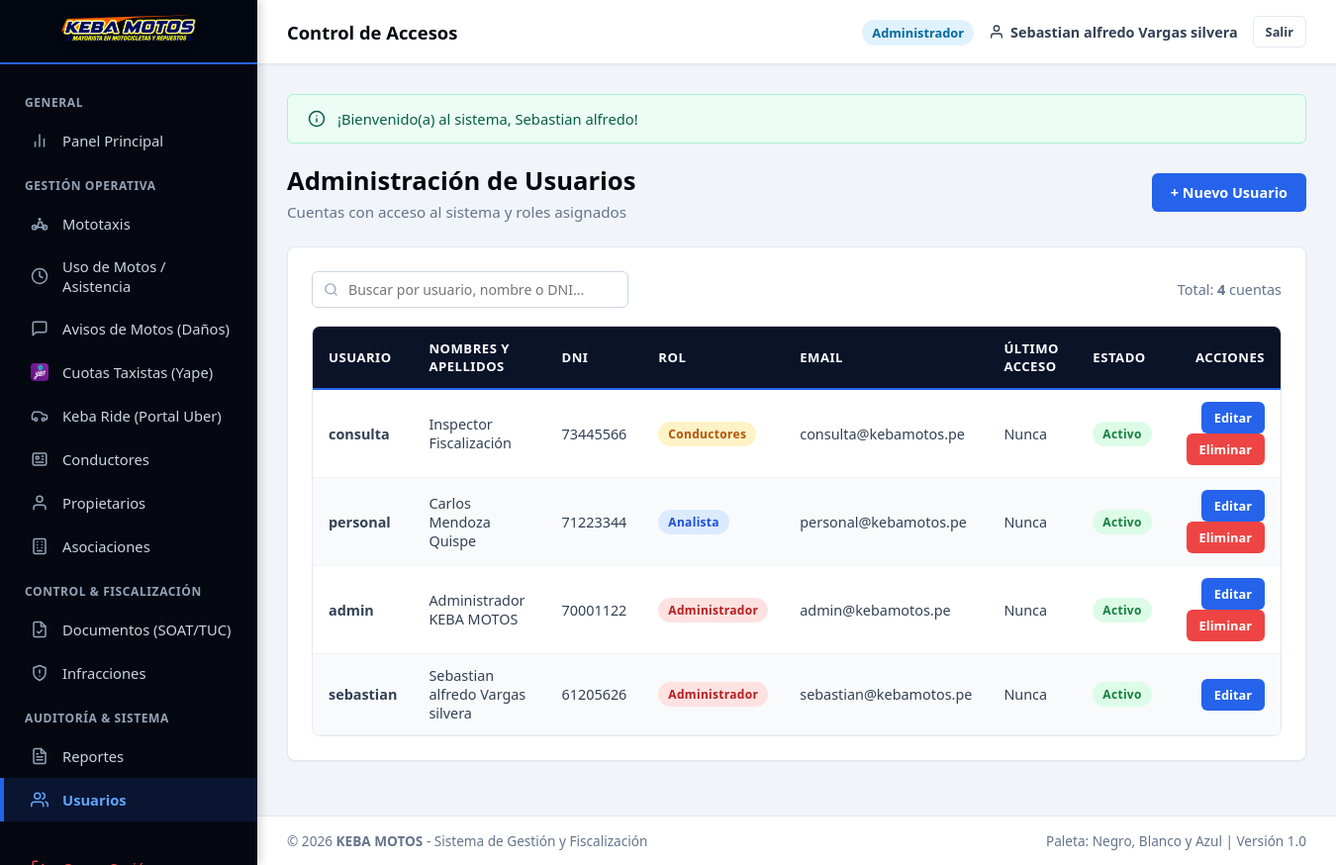
/vista/usuarios/listar_usuarios.php (signed in), run on an earlier commit of the app's database.
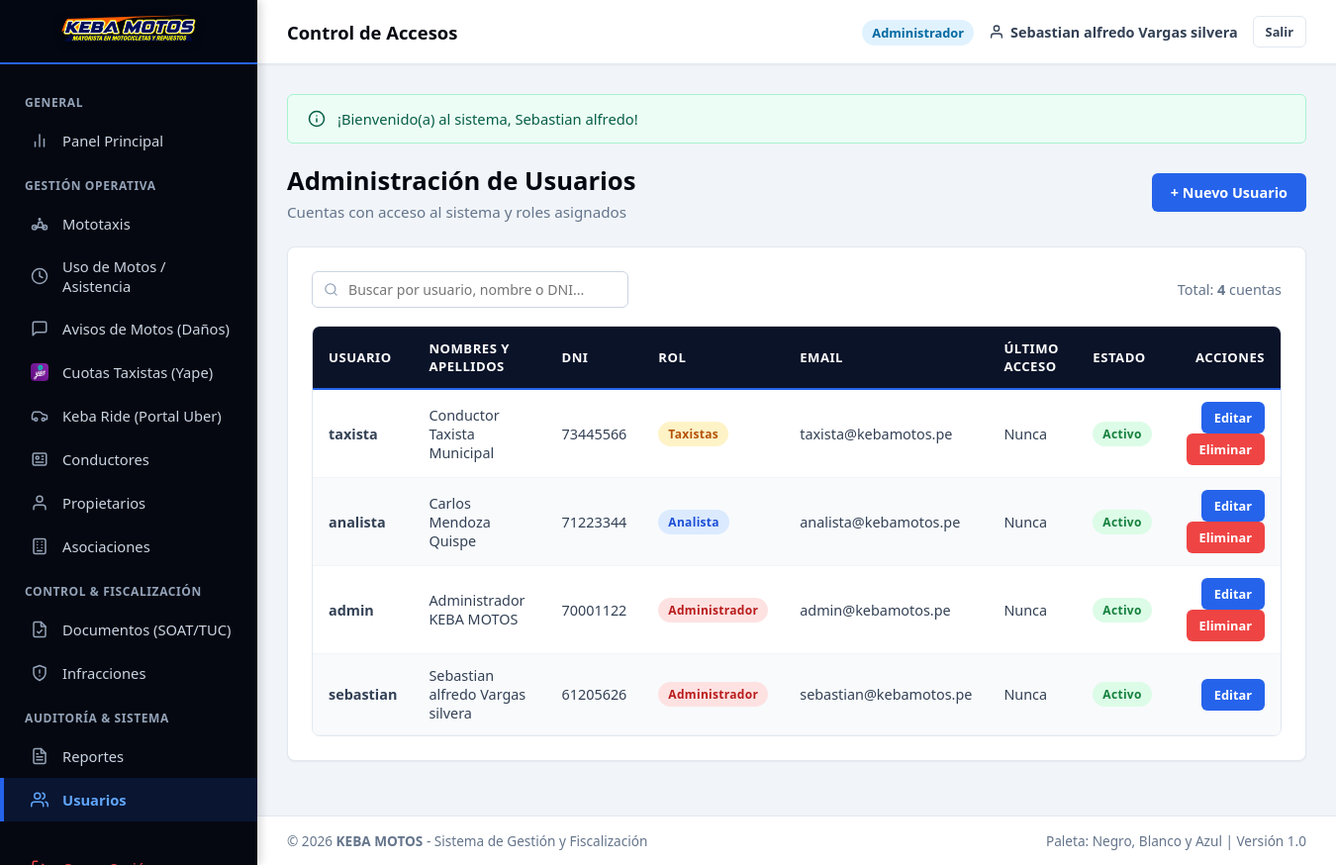
And on a later commit of the database.
### tables this page shows
CREATE TABLE `usuarios` (
  `id_usuario` INT AUTO_INCREMENT PRIMARY KEY,
  `id_rol` INT NOT NULL,
  `dni` VARCHAR(8) NOT NULL UNIQUE,
  `nombres` VARCHAR(100) NOT NULL,
  `apellidos` VARCHAR(100) NOT NULL,
  `usuario` VARCHAR(50) NOT NULL UNIQUE,
  `password` VARCHAR(255) NOT NULL,
  `email` VARCHAR(100) UNIQUE NULL,
  `telefono` VARCHAR(20) NULL,
  `estado` ENUM('Activo', 'Inactivo') DEFAULT 'Activo',
  `ultimo_login` DATETIME NULL,
  `token_recuperacion` VARCHAR(100) NULL,
  `token_expira` DATETIME NULL,
  `created_at` TIMESTAMP DEFAULT CURRENT_TIMESTAMP,
  `updated_at` TIMESTAMP DEFAULT CURRENT_TIMESTAMP ON UPDATE CURRENT_TIMESTAMP,
  CONSTRAINT `fk_usuarios_roles` FOREIGN KEY (`id_rol`) REFERENCES `roles` (`id_rol`) ON UPDATE CASCADE
);

CREATE TABLE `roles` (
  `id_rol` INT AUTO_INCREMENT PRIMARY KEY,
  `nombre_rol` VARCHAR(50) NOT NULL UNIQUE,
  `descripcion` VARCHAR(255) NULL,
  `created_at` TIMESTAMP DEFAULT CURRENT_TIMESTAMP
);

### vista/usuarios/listar_usuarios.php (the view, shortened to what the changed rows need)
<?php
require_once dirname(__DIR__) . '/plantillas/header.php';
require_once dirname(__DIR__) . '/plantillas/navbar.php';
require_once dirname(dirname(__DIR__)) . '/modelos/Usuario.php';
$userMod = new Usuario();
$usuarios = $userMod->listarTodos();
?>
<div class="page-header">
    <div>
        <h1 class="page-title">Administración de Usuarios</h1>
    </div>
</div>
<div class="card">
    <div class="table-responsive">
        <table class="table-custom" id="tablaRegistros">
            <thead>
                <tr>
                    <th>Usuario</th>
                    <th>Nombres y Apellidos</th>
                    <th>DNI</th>
                    <th>Rol</th>
                    <th>Email</th>
                    <th>Último Acceso</th>
                    <th>Estado</th>
                    <th style="text-align: right;">Acciones</th>
                </tr>
            </thead>
            <tbody>
                <?php foreach ($usuarios as $u):
                    $badgeRol = 'badge-dark';
                    if ($u['id_rol'] == 1) {
                        $badgeRol = 'badge-danger';
                    } elseif ($u['id_rol'] == 2) {
                        $badgeRol = 'badge-info';
                    } elseif ($u['id_rol'] == 3) {
                        $badgeRol = 'badge-warning';
                    }
                ?>
                <tr>
                    <td><strong><?= htmlspecialchars($u['usuario']) ?></strong></td>
                    <td><?= htmlspecialchars($u['nombres'] . ' ' . $u['apellidos']) ?></td>
                    <td><?= htmlspecialchars($u['dni']) ?></td>
                    <td><span class="badge <?= $badgeRol ?>"><?= htmlspecialchars($u['nombre_rol']) ?></span></td>
                    <td><?= htmlspecialchars($u['email'] ?? '-') ?></td>
                    <td><?= htmlspecialchars($u['ultimo_login'] ?? 'Nunca') ?></td>
                    <td><span class="badge badge-success"><?= htmlspecialchars($u['estado']) ?></span></td>
                    <td style="text-align: right;">
                        <a href="<?= vistaUrl('usuarios/editar_usuario.php?id=' . $u['id_usuario']) ?>" class="btn btn-primary btn-sm">Editar</a>
                        <?php if ($u['id_usuario'] != ($usuarioActivo['id'] ?? 0)): ?>
                        <a href="<?= controladorUrl('auth/registro_usuario.php?accion=eliminar&id=' . $u['id_usuario']) ?>" class="btn btn-danger btn-sm btn-confirmar-eliminar">Eliminar</a>
                        <?php endif; ?>
                    </td>
                </tr>
                <?php endforeach; ?>
            </tbody>
        </table>
    </div>
</div>
<?php require_once dirname(__DIR__) . '/plantillas/footer.php'; ?>

What changed in the data, as far as the page shows it:
changed usuarios: usuario "consulta" → "taxista"; nombres+apellidos "Inspector Fiscalización" → "Conductor Taxista Municipal"; id_rol.nombre_rol "Conductores" → "Taxistas"; email "consulta@kebamotos.pe" → "taxista@kebamotos.pe"
changed usuarios "Carlos Mendoza Quispe": usuario "personal" → "analista"; email "personal@kebamotos.pe" → "analista@kebamotos.pe"
